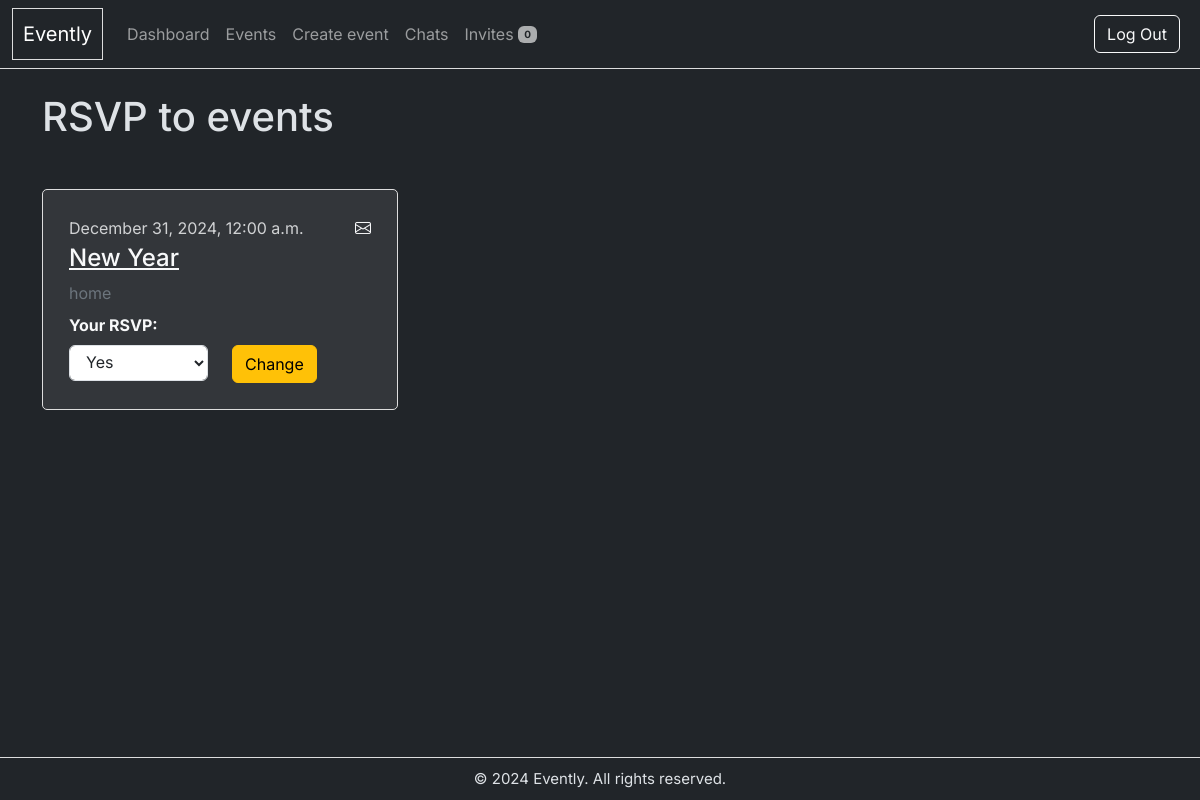
The app's page /rsvps/ (signed in), older data.
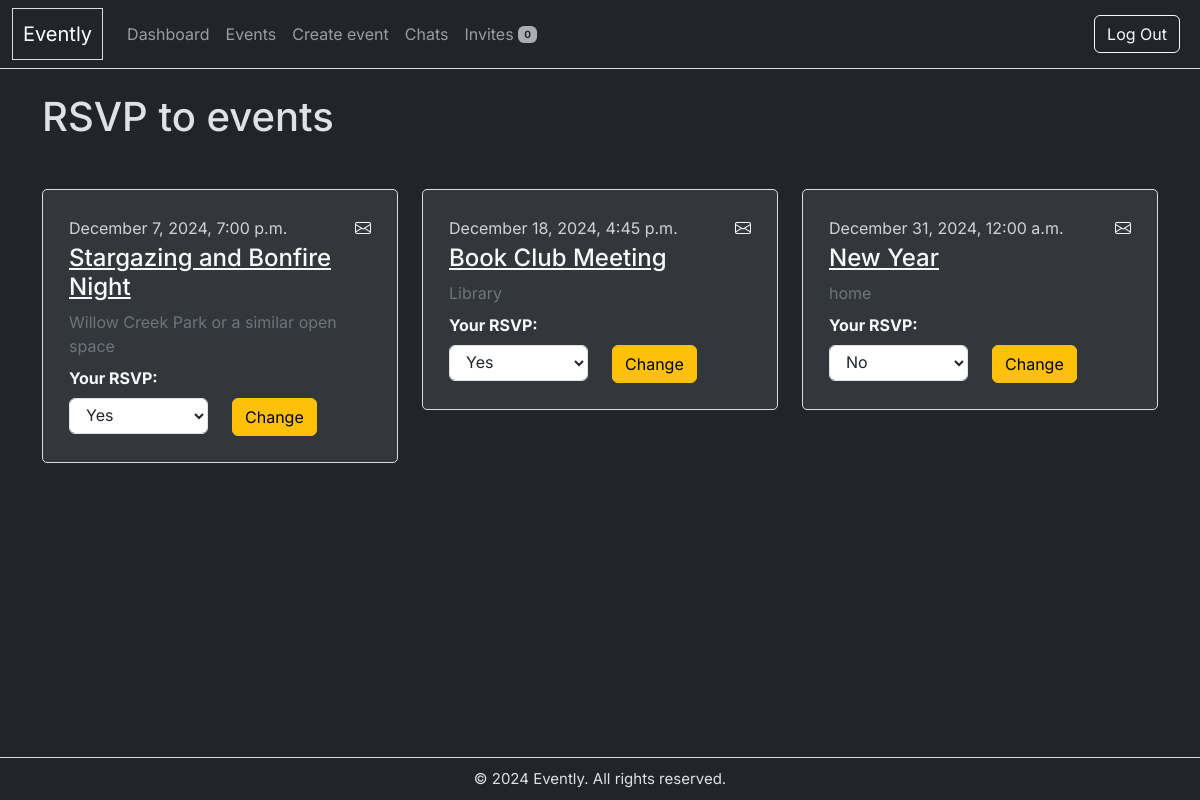
The same page, newer data.
### events/models.py (models this page shows, shortened)
class Event(models.Model):
    STATUS_CHOICES = [
        ('ACTIVE', 'Active'),
        ('INACTIVE', 'Inactive'),
    ]
    title = models.CharField(max_length=200)
    date = models.DateTimeField()
    description = models.TextField()
    location = models.CharField(max_length=255)
    created_by  = models.ForeignKey(User, on_delete=models.CASCADE, related_name="created_events", default=get_default_user)
    status = models.CharField(max_length=8, choices=STATUS_CHOICES, default='ACTIVE')
    class Meta:
        indexes = [
            models.Index(fields=['date']),
            models.Index(fields=['created_by']),
            models.Index(fields=['created_by', 'date']), # Compound index for created_by and date
        ]
        ordering = ['date']

### events/views/rsvp_views.py (the view)
# urls.py: path('rsvps/', rsvp_list, name='rsvp_list'),
@login_required
def rsvp_list(request):
    user_rsvps = RSVP.objects.filter(user=request.user)
    events = Event.objects.filter(pk__in=user_rsvps.values_list('event_id', flat=True),  status='ACTIVE')
    maybe_count = user_rsvps.filter(status='MAYBE').count()
    rsvp_status = {rsvp.event.pk: rsvp.status for rsvp in user_rsvps}
    event_rsvp_status = []
    for event in events:
        event_rsvp_status.append({
            'event': event,
            'status': rsvp_status.get(event.pk)
        })
    return render(request, 'events/rsvp_list.html', {
        'event_rsvp_status': event_rsvp_status,
        'maybe_count': maybe_count,
    })

### events/context_processors.py (called while the page is built)
def maybe_rsvp_count(request):
    if request.user.is_authenticated:
        return {
            'maybe_count': RSVP.objects.filter(user=request.user, status='MAYBE').count()
        }
    return {}

### events/templates/events/rsvp_list.html (shortened to what this page needs)
{% extends 'events/layout.html' %}
{% block content %}
<h1 class="mb-5">RSVP to events</h1>
<div class="row">
    {% for item in event_rsvp_status %}
        <div class="col-12 col-md-6 col-xl-4 mb-4">
            <div class="card event-card {% if item.status == 'MAYBE' %}status-maybe{% endif %}">
                <div class="card-body">
                    <div class="d-flex justify-content-between">
                        <span class="text-light mb-1" style="opacity: 0.8;">{{ item.event.date|date:"F j, Y, g:i a" }}</span>
                        <i class="bi bi-envelope text-light"></i>
                    </div>
                    <h4 class="card-title text-light mb-2"><a href="{% url 'event_detail' pk=item.event.pk %}" class="text-light">{{ item.event.title }}</a></h5>
                    <p class="card-text text-secondary mb-2">
                        {% if item.event.location %}
                            {{ item.event.location }}
                        {% else %}
                            Location not specified.
                        {% endif %}
                    </p>
                    <form method="post" action="{% url 'rsvp_event' item.event.pk %}">
                        <label for="status_{{ item.event.pk }}" class="form-label text-light fw-bold">Your RSVP:</label>
                        <div class="row">
                            <div class="col-6">
                                <select id="status_{{ item.event.pk }}" name="status" class="form-control">
                                    <option value="YES" {% if item.status == 'YES' %}selected{% endif %}>Yes</option>
                                    <option value="NO" {% if item.status == 'NO' %}selected{% endif %}>No</option>
                                </select>
                            </div>
                            <div class="col-6"><button type="submit" class="btn btn-warning ">Change</button></div>
                        </div>
                    </form>
                </div>
            </div>
        </div>
    {% empty %}
        <p>No invites available at the moment.</p>
    {% endfor %}
</div>
{% endblock %}

Row changes from the older to the newer data that the page shows:
added Event: event "December 7, 2024, 7:00 p.m.", event "Stargazing and Bonfire Night", event.location "Willow Creek Park or a similar open space", status "Yes"
added Event: event "December 18, 2024, 4:45 p.m.", event "Book Club Meeting", event.location "Library", status "Yes"
computed for Event "New Year": status "Yes" → "No"
